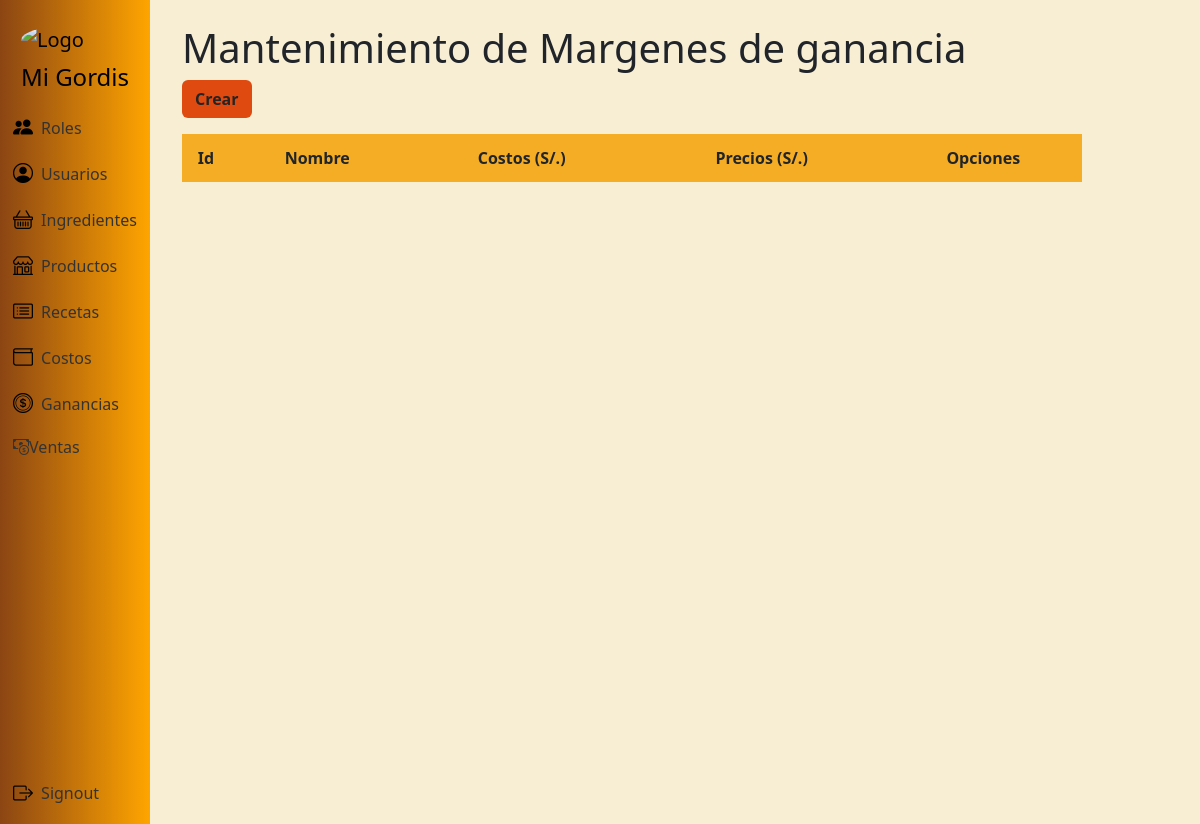
Page /ganancias/ (signed in) on the earlier database version.
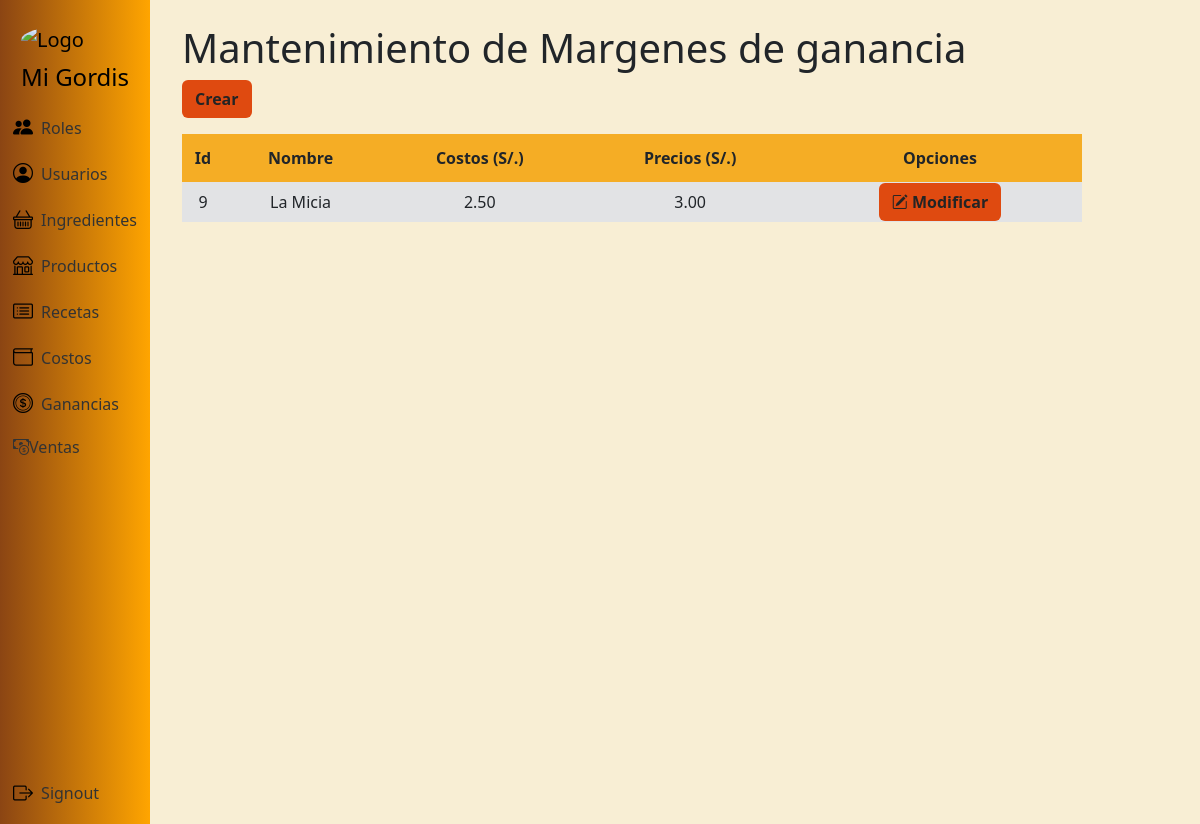
Same page on the later database version.
### app/models.py (models this page shows, shortened)
class Ganancia(models.Model):
    id_ganancia = models.AutoField(primary_key=True)
    nombre_producto = models.CharField(max_length=100)
    costo_producto = models.DecimalField(max_digits=10, decimal_places=2)
    precio_con_ganancia = models.DecimalField(max_digits=10, decimal_places=2)

### app/views.py (the view)
# urls.py: path('ganancias/', views.ganancia, name='ganancias'),
@login_required
@admin_required
def ganancia(request):
    ganancias = Ganancia.objects.all()
    contexto = {'ganancias': ganancias}
    return render(request, 'ganancia/ganancia.html', contexto)

### app/models.py (called while the page is built)
    @property
    def is_rol_admin(self):
        return self.rol.is_admin if self.rol else False

### app/templates/ganancia/ganancia.html
{% extends 'layouts/base.html' %}
{% block content %}
<h1>Mantenimiento de Margenes de ganancia</h1>
<a class="btn btn-color fw-bold mb-3" href="{% url 'ganancia_crear' %}" role="button">Crear</a>
<table class="tb">
  <thead class="encabezado-tabla fw-bold">
        <tr>
            <td scope="col">Id</td>
            <td scope="col">Nombre</td>
            <td scope="col">Costos (S/.)</td>
            <td colspan="col">Precios (S/.)</th>
            <th colspan="2">Opciones</th>
         </tr>
  </thead>
  <tbody class="bg-secondary-subtle">
    {% for ganancia in ganancias %}
    <tr>
        <td>{{ ganancia.id_ganancia }}</td>
        <td>{{ ganancia.nombre_producto }}</td>
        <td>{{ ganancia.costo_producto }}</td>
        <td>{{ ganancia.precio_con_ganancia }}</td>
        <td><a class="btn btn-color btn-m fw-bold" role="button" href="{% url 'ganancia_modificar' ganancia.id_ganancia %}">
          <i class="bi bi-pencil-square"></i>
          Modificar
        </a></td>
    </tr>
    {% endfor %}
  </tbody>
</table>
{% endblock %}

Differences in the rows shown:
added Ganancia: id_ganancia "9", nombre_producto "La Micia", costo_producto "2.50", precio_con_ganancia "3.00"
